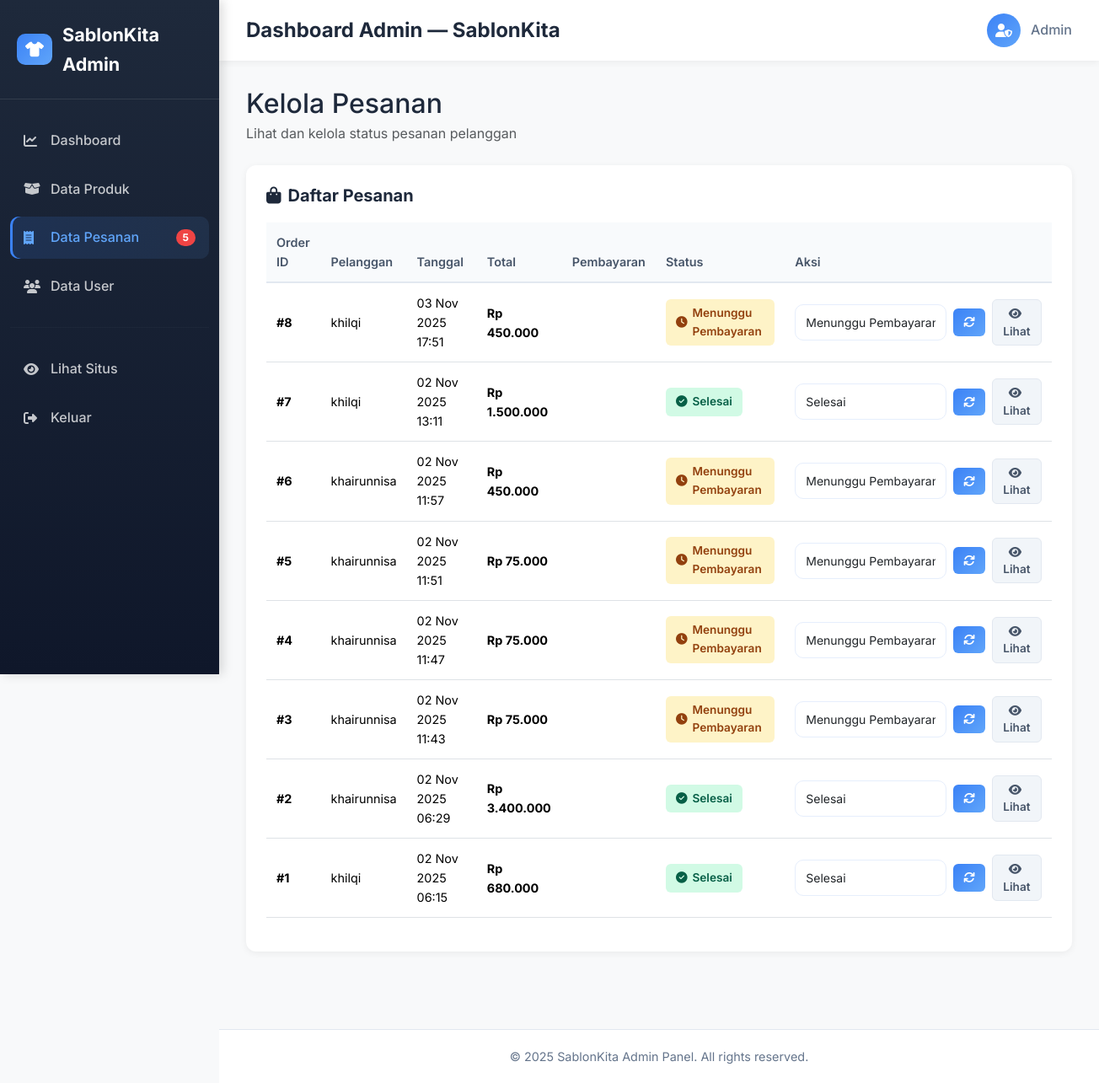
The app's page /admin/orders.php (signed in), older data.
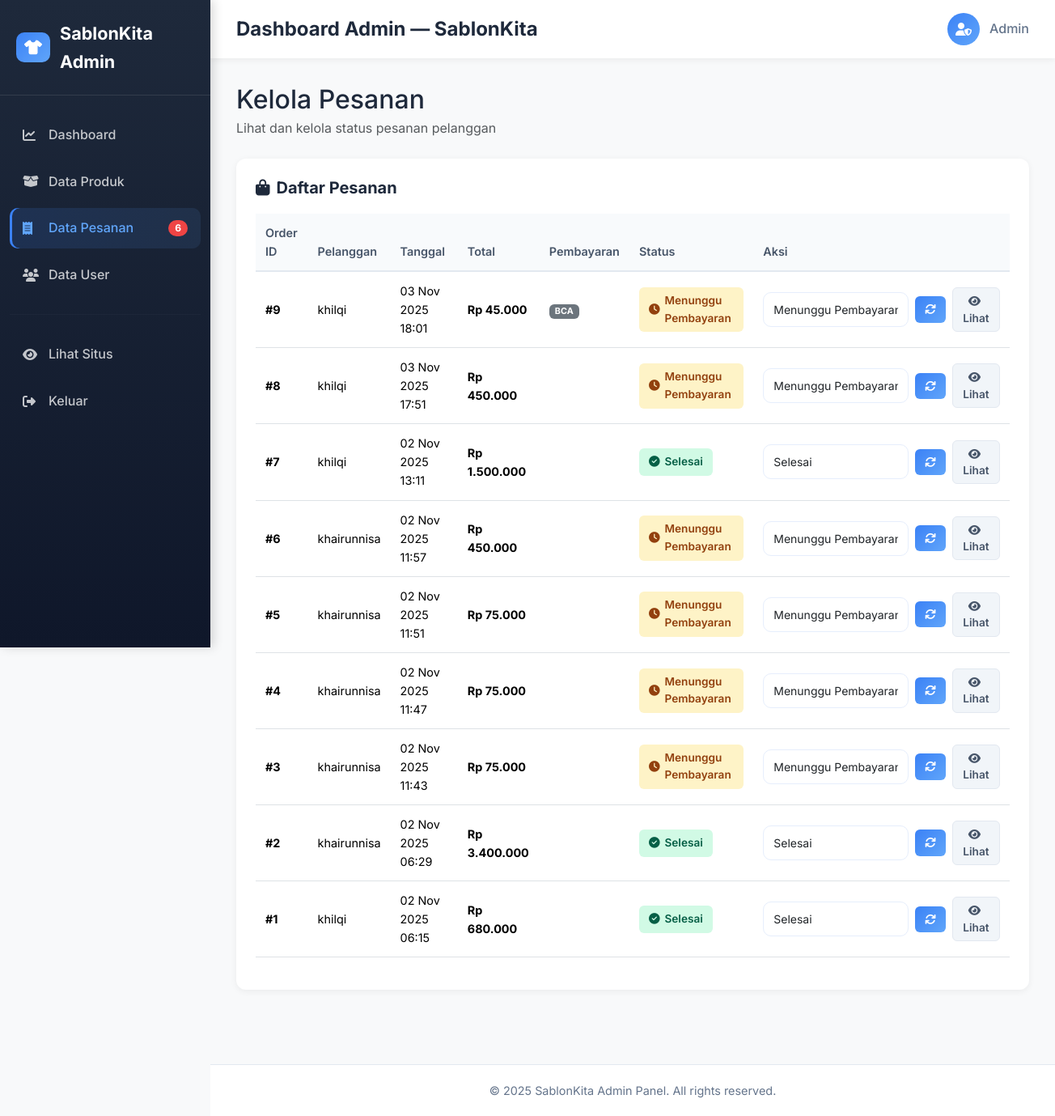
The same page, newer data.
### tables this page shows
CREATE TABLE `orders` (
  `id` int(11) NOT NULL,
  `id_user` int(11) NOT NULL,
  `tanggal` timestamp NOT NULL DEFAULT current_timestamp(),
  `total_harga` decimal(12,2) DEFAULT NULL,
  `metode_pembayaran` enum('Mandiri','BCA','BRI') DEFAULT 'Mandiri',
  `status` enum('Menunggu Pembayaran','Sudah Dibayar','Selesai') DEFAULT 'Menunggu Pembayaran'
);

CREATE TABLE `users` (
  `id` int(11) NOT NULL,
  `nama` varchar(100) NOT NULL,
  `email` varchar(100) NOT NULL,
  `password` varchar(255) NOT NULL,
  `no_wa` varchar(20) DEFAULT NULL,
  `role` enum('user','admin') DEFAULT 'user',
  `created_at` timestamp NOT NULL DEFAULT current_timestamp()
);

### includes/functions.php (called while the page is built, shortened)
<?php
require_once __DIR__ . '/config.php';
function esc($s) {
    return htmlspecialchars($s, ENT_QUOTES, 'UTF-8');
}
function format_rupiah($number) {
    return 'Rp ' . number_format($number, 0, ',', '.');
}
function get_pending_orders_count() {
    global $conn;
    $res = $conn->query("SELECT COUNT(*) AS cnt FROM orders WHERE status = 'Menunggu Pembayaran'");
    if ($res) {
        $row = $res->fetch_assoc();
        return (int)($row['cnt'] ?? 0);
    }
    return 0;
}
?>

### admin/orders.php (the view, shortened to what the changed rows need)
<?php
require_once __DIR__ . '/../includes/auth.php';
require_once __DIR__ . '/../includes/functions.php';
require_once __DIR__ . '/header.php';
$orders = $conn->query("SELECT o.*, u.nama FROM orders o JOIN users u ON o.id_user = u.id ORDER BY o.tanggal DESC");
?>
<div class="mb-4">
  <h2 class="mb-1">Kelola Pesanan</h2>
</div>
<div class="table-container">
  <div class="table-responsive">
    <table class="table table-modern table-hover">
      <thead>
        <tr>
          <th>Order ID</th>
          <th>Pelanggan</th>
          <th>Tanggal</th>
          <th>Total</th>
          <th>Pembayaran</th>
          <th>Status</th>
          <th>Aksi</th>
        </tr>
      </thead>
      <tbody>
        <?php while ($o = $orders->fetch_assoc()): ?>
          <tr>
            <td><strong>#<?php echo $o['id']; ?></strong></td>
            <td><?php echo esc($o['nama']); ?></td>
            <td><?php echo date('d M Y H:i', strtotime($o['tanggal'])); ?></td>
            <td><strong><?php echo format_rupiah($o['total_harga']); ?></strong></td>
            <td><span class="badge bg-secondary"><?php echo esc($o['metode_pembayaran']); ?></span></td>
            <td>
              <?php
                $badge_class = 'badge-pending';
                $icon = 'fa-clock';
                if ($o['status'] === 'Sudah Dibayar') {
                  $badge_class = 'badge-paid';
                  $icon = 'fa-credit-card';
                } elseif ($o['status'] === 'Selesai') {
                  $badge_class = 'badge-done';
                  $icon = 'fa-check-circle';
                }
              ?>
              <span class="badge-status <?php echo $badge_class; ?>">
                <i class="fa-solid <?php echo $icon; ?>"></i>
                <?php echo esc($o['status']); ?>
              </span>
            </td>
            <td>
              <form method="post" class="d-flex align-items-center gap-2">
                <select name="status" class="form-select form-select-sm" style="width: 180px;">
                  <option <?php if ($o['status']=='Menunggu Pembayaran') echo 'selected'; ?>>Menunggu Pembayaran</option>
                  <option <?php if ($o['status']=='Selesai') echo 'selected'; ?>>Selesai</option>
                </select>
                <button name="status_update" class="btn btn-update btn-sm">
                  <i class="fa-solid fa-sync"></i>
                </button>
                <a class="btn btn-view btn-sm" href="order_view.php?id=<?php echo $o['id']; ?>">
                  <i class="fa-solid fa-eye me-1"></i>Lihat
                </a>
              </form>
            </td>
          </tr>
        <?php endwhile; ?>
      </tbody>
    </table>
  </div>
</div>
<?php require_once __DIR__ . '/footer.php'; ?>

### admin/header.php (shortened to what the changed rows need)
<?php
require_once __DIR__ . '/../includes/auth.php';
require_once __DIR__ . '/../includes/functions.php';
$current_page = basename($_SERVER['PHP_SELF'], '.php');
?>
<!doctype html>
<html lang="id">
  <head>
    <link href="https://cdn.jsdelivr.net/npm/bootstrap@5.3.2/dist/css/bootstrap.min.css" rel="stylesheet">
    <link href="https://cdnjs.cloudflare.com/ajax/libs/font-awesome/6.4.0/css/all.min.css" rel="stylesheet">
    <link href="/sablon/assets/css/style.css" rel="stylesheet">
  </head>
  <body>
    <div class="admin-wrapper">
      <aside class="admin-sidebar-modern" id="adminSidebar">
        <nav class="nav flex-column">
          <div class="nav-item">
            <a href="orders.php" class="nav-link <?php echo $current_page === 'orders' ? 'active' : ''; ?>">
              <i class="fa-solid fa-receipt"></i>
              Data Pesanan
              <?php $pending = get_pending_orders_count(); if ($pending > 0): ?>
                <span class="badge"><?php echo $pending; ?></span>
              <?php endif; ?>
            </a>
          </div>
        </nav>
      </aside>
      <main class="admin-main-modern">
        <header class="admin-topbar">
          <div class="d-flex align-items-center gap-3">
            <h1>Dashboard Admin — SablonKita</h1>
          </div>
        </header>
        <div class="admin-content-modern">

Row changes from the older to the newer data that the page shows:
added orders: id "9", id_user.nama "khilqi", tanggal "03 Nov 2025 18:01", total_harga "Rp 45.000", metode_pembayaran "BCA", status "Menunggu Pembayaran"
Text that changed along with them:
$pending: "5" → "6"
